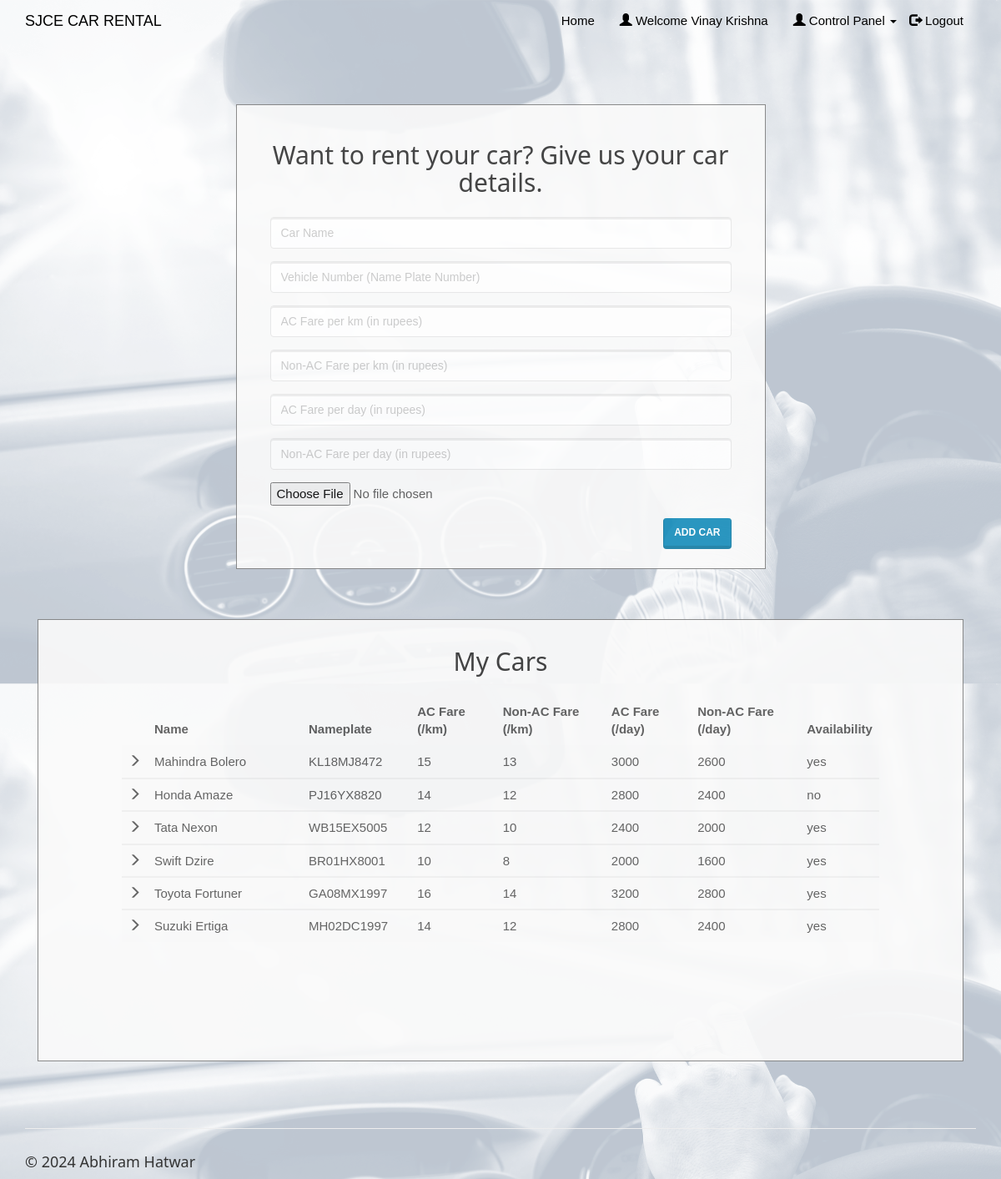
/entercar.php (signed in), run on the app's committed database.
### tables this page shows
CREATE TABLE `cars` (
  `car_id` int(20) NOT NULL,
  `car_name` varchar(50) NOT NULL,
  `car_nameplate` varchar(50) NOT NULL,
  `car_img` varchar(50) DEFAULT 'NA',
  `ac_price` float NOT NULL,
  `non_ac_price` float NOT NULL,
  `ac_price_per_day` float NOT NULL,
  `non_ac_price_per_day` float NOT NULL,
  `car_availability` varchar(10) NOT NULL
);

### entercar.php (the view, shortened to what this page needs)
<!DOCTYPE html>
<html>
<?php
include('session_client.php'); ?>
<head>
    <link rel="stylesheet" href="assets/bootstrap/css/bootstrap.min.css">
    <link rel="stylesheet" href="assets/fonts/font-awesome.min.css">
    <link rel="stylesheet" type="text/css" href="assets/css/customerlogin.css">
    <link rel="stylesheet" href="assets/w3css/w3.css">
    <link rel="stylesheet" type="text/css" media="screen" href="assets/css/clientpage.css" />
</head>
<body>
    <nav class="navbar navbar-custom navbar-fixed-top" role="navigation" style="color: black">
        <div class="container">
            <div class="navbar-header">
                <a class="navbar-brand page-scroll" href="index.php">
                   SJCE CAR RENTAL </a>
            </div>
            <?php
                if(isset($_SESSION['login_client'])){
            ?>
            <div class="collapse navbar-collapse navbar-right navbar-main-collapse">
                <ul class="nav navbar-nav">
                    <li>
                        <a href="index.php">Home</a>
                    </li>
                    <li>
                        <a href="#"><span class="glyphicon glyphicon-user"></span> Welcome <?php echo $_SESSION['login_client']; ?></a>
                    </li>
                    <li>
                    <ul class="nav navbar-nav navbar-right">
            <li><a href="#" class="dropdown-toggle active" data-toggle="dropdown" role="button" aria-haspopup="true" aria-expanded="false"><span class="glyphicon glyphicon-user"></span> Control Panel <span class="caret"></span> </a>
            </li>
          </ul>
                    </li>
                    <li>
                        <a href="logout.php"><span class="glyphicon glyphicon-log-out"></span> Logout</a>
                    </li>
                </ul>
            </div>
            <?php
                }
                ?>
        </div>
    </nav>
    <div class="container" style="margin-top: 65px;" >
    <div class="col-md-7" style="float: none; margin: 0 auto;">
      <div class="form-area">
        <form role="form" action="entercar1.php" enctype="multipart/form-data" method="POST">
        <br style="clear: both">
          <h3 style="margin-bottom: 25px; text-align: center; font-size: 30px;"> Want to rent your car? Give us your car details. </h3>
          <div class="form-group">
            <input type="text" class="form-control" id="car_name" name="car_name" placeholder="Car Name " required autofocus="">
          </div>
          <div class="form-group">
            <input type="text" class="form-control" id="car_nameplate" name="car_nameplate" placeholder="Vehicle Number (Name Plate Number)" required>
          </div>
          <div class="form-group">
            <input type="text" class="form-control" id="ac_price" name="ac_price" placeholder="AC Fare per km (in rupees)" required>
          </div>
          <div class="form-group">
            <input type="text" class="form-control" id="non_ac_price" name="non_ac_price" placeholder="Non-AC Fare per km (in rupees)" required>
          </div>
          <div class="form-group">
            <input type="text" class="form-control" id="ac_price_per_day" name="ac_price_per_day" placeholder="AC Fare per day (in rupees)" required>
          </div>
          <div class="form-group">
            <input type="text" class="form-control" id="non_ac_price_per_day" name="non_ac_price_per_day" placeholder="Non-AC Fare per day (in rupees)" required>
          </div>
          <div class="form-group">
            <input name="uploadedimage" type="file">
          </div>
           <button type="submit" id="submit" name="submit" class="btn btn-primary pull-right"> Add car</button>
        </form>
      </div>
    </div>
        <div class="col-md-12" style="float: none; margin: 0 auto;">
    <div class="form-area" style="padding: 0px 100px 100px 100px;">
        <form action="" method="POST">
        <br style="clear: both">
          <h3 style="margin-bottom: 25px; text-align: center; font-size: 30px;"> My Cars </h3>
<?php
$user_check=$_SESSION['login_client'];
$sql = "SELECT * FROM cars WHERE car_id IN (SELECT car_id FROM clientcars WHERE client_username='$user_check');";
$result = mysqli_query($conn, $sql);
if (mysqli_num_rows($result) > 0) {
  ?>
<div style="overflow-x:auto;">
  <table class="table table-striped">
    <thead class="thead-dark">
      <tr>
        <th></th>
        <th width="24%"> Name</th>
        <th width="15%"> Nameplate </th>
        <th width="13%"> AC Fare (/km) </th>
        <th width="17%"> Non-AC Fare (/km)</th>
        <th width="13%"> AC Fare (/day)</th>
        <th width="17%"> Non-AC Fare (/day)</th>
        <th width="1%"> Availability </th>
      </tr>
    </thead>
    <?PHP
      while($row = mysqli_fetch_assoc($result)){
    ?>
  <tbody>
    <tr>
      <td> <span class="glyphicon glyphicon-menu-right"></span> </td>
      <td><?php echo $row["car_name"]; ?></td>
      <td><?php echo $row["car_nameplate"]; ?></td>
      <td><?php echo $row["ac_price"]; ?></td>
      <td><?php echo $row["non_ac_price"]; ?></td>
      <td><?php echo $row["ac_price_per_day"]; ?></td>
      <td><?php echo $row["non_ac_price_per_day"]; ?></td>
      <td><?php echo $row["car_availability"]; ?></td>
    </tr>
  </tbody>
  <?php } ?>
  </table>
  </div>
    <br>
  <?php } else { ?>
  <h4><center>0 Cars available</center> </h4>
  <?php } ?>
        </form>
</div>
        </div>
    </div>
</body>
<footer class="site-footer">
        <div class="container">
            <hr>
            <div class="row">
                <div class="col-sm-6">
                    <h5>© 2024 Abhiram Hatwar</h5>
                </div>
            </div>
        </div>
    </footer>
</html>

### assets/css/customerlogin.css (style rules this page uses)
body, html { height: 100%; }
body { padding-top: 50px; background: url("../../assets/img/forcustomer.png"); background-size: 100%; }
footer { display: block; }

### assets/w3css/w3.css (style rules this page uses)
*,*:before,*:after { box-sizing:inherit }
html { -ms-text-size-adjust:100%;-webkit-text-size-adjust:100% }
body { margin:0 }
article,aside,details,figcaption,figure,footer,header,main,menu,nav,section,summary { display:block }
a { background-color:transparent;-webkit-text-decoration-skip:objects }
hr { box-sizing:content-box;height:0;overflow:visible }
button,input,select,textarea { font:inherit;margin:0 }
button,input { overflow:visible }
button,select { text-transform:none }
button,html [type=button],[type=reset],[type=submit] { -webkit-appearance:button }
html,body { font-family:Verdana,sans-serif;font-size:15px;line-height:1.5 }
html { overflow-x:hidden }
h3 { font-size:24px }
h5 { font-size:18px }
h1,h2,h3,h4,h5,h6 { font-family:"Segoe UI",Arial,sans-serif;font-weight:400;margin:10px 0 }
hr { border:0;border-top:1px solid #eee;margin:20px 0 }
a { color:inherit }

### assets/css/clientpage.css (style rules this page uses)
.form-area { background-color: #FAFAFA; padding: 10px 40px 60px; margin: 10px 0px 60px; border: 1px solid GREY; opacity: 0.9; }

### data on the page
cars: car_name "Mahindra Bolero", car_nameplate "KL18MJ8472", ac_price "15", non_ac_price "13", ac_price_per_day "3000", non_ac_price_per_day "2600", car_availability "yes"
cars: car_name "Honda Amaze", car_nameplate "PJ16YX8820", ac_price "14", non_ac_price "12", ac_price_per_day "2800", non_ac_price_per_day "2400", car_availability "no"
cars: car_name "Tata Nexon", car_nameplate "WB15EX5005", ac_price "12", non_ac_price "10", ac_price_per_day "2400", non_ac_price_per_day "2000", car_availability "yes"
cars: car_name "Swift Dzire", car_nameplate "BR01HX8001", ac_price "10", non_ac_price "8", ac_price_per_day "2000", non_ac_price_per_day "1600", car_availability "yes"
cars: car_name "Toyota Fortuner", car_nameplate "GA08MX1997", ac_price "16", non_ac_price "14", ac_price_per_day "3200", non_ac_price_per_day "2800", car_availability "yes"
cars: car_name "Suzuki Ertiga", car_nameplate "MH02DC1997", ac_price "14", non_ac_price "12", ac_price_per_day "2800", non_ac_price_per_day "2400", car_availability "yes"

### other printed values
$_SESSION['login_client'] "Vinay Krishna"
